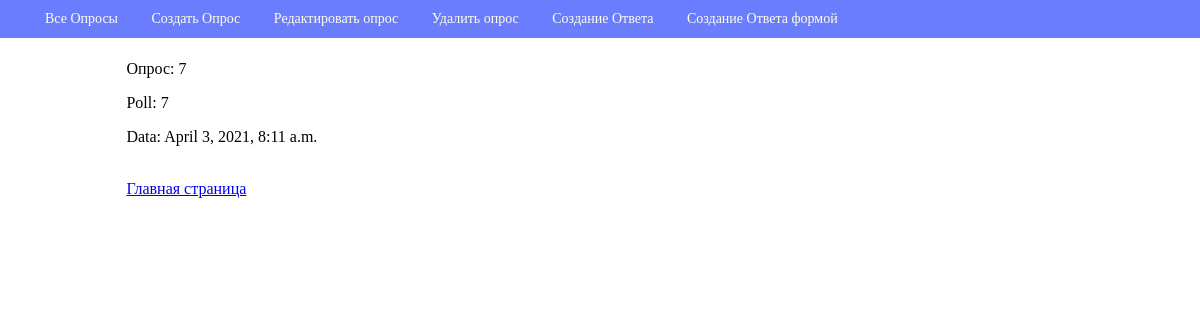
The app's page /poll/poll/7/ with its own data.
### webapp/models.py (models this page shows, shortened)
class Poll(models.Model):
    question = models.TextField(max_length=2000, null=False, blank=False, verbose_name="Вопрос")
    created_at = models.DateTimeField(auto_now_add=True, verbose_name='Время создания')
    class Meta:
        db_table = 'Polls'
        verbose_name = 'вопрос'
        verbose_name_plural = 'вопросы'

### webapp/views/poll.py (the view)
# urls.py: path('poll/<int:pk>/', PollView.as_view(), name='poll_view'),
class PollView(DetailView):
    model = Poll
    template_name = 'poll/view.html'
    context_object_name = 'poll'

### webapp/templates/poll/view.html (shortened to what this page needs)
{% extends "base.html" %}
{% load static %}
{% block menu %}
    <li><a href="{% url "poll_update" poll.id %}">Редактировать опрос</a></li>
    <li><a href="{% url "poll_delete" poll.id %}">Удалить  опрос </a></li>
        <li><a href="{% url "poll_choice_add" poll.id %}">Cоздание Ответа </a></li>
            <li><a href="{% url "answer_add" poll.id %}">Cоздание Ответа формой </a></li>
{% endblock menu %}
{% block page_header %}Опрос: {{ poll.id }}{% endblock page_header %}
{% block content %}
    <p> Poll: {{ poll.question }}</p>
    <p>Data: {{ poll.created_at}}</p>
    <a href="{% url "poll_list" %}">Главная страница</a>
{% endblock %}

### webapp/static/css/style.css (style rules this page uses)
body { margin-top: 60px; }

### webapp/static/css/navbar.css (style rules this page uses)
.menu li { display: inline-block; }
.menu a { display: inline-block; text-decoration: none; color: inherit; padding: 5px 15px; }

### records on screen
Poll: id "7", question "7", created_at "April 3, 2021, 8:11 a.m."
